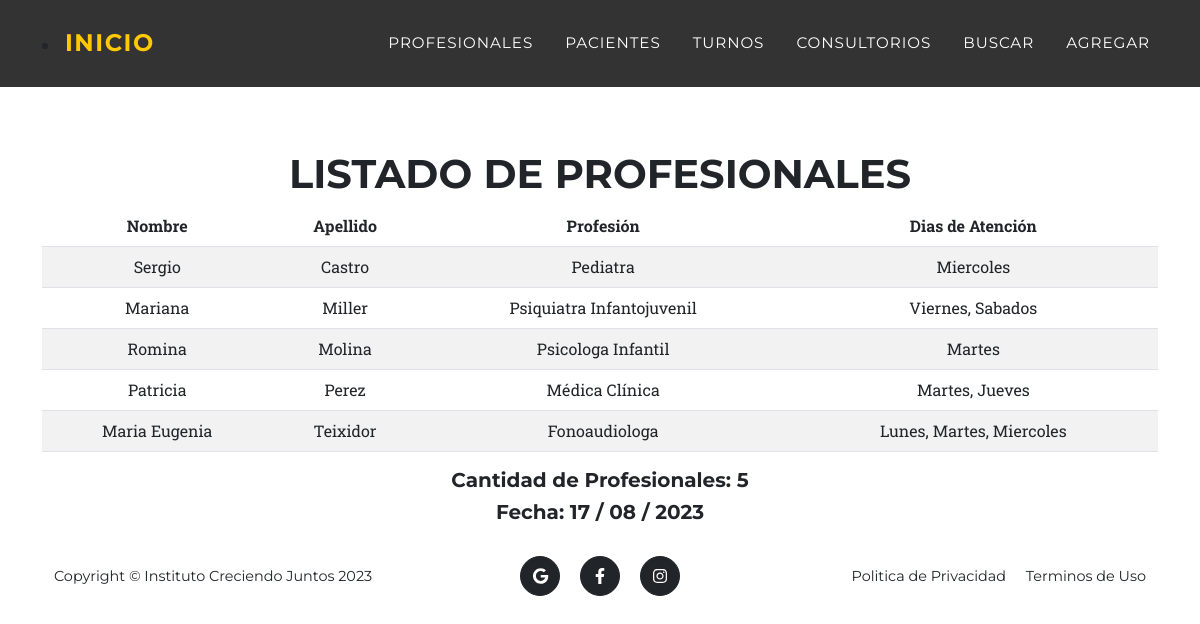
Screenshot of /profesionales/ with the database file from the repository.
### aplicacion/models.py (models this page shows, shortened)
class Profesional(models.Model):
    nombre = models.CharField(max_length=50)
    apellido = models.CharField(max_length=50)
    profesion = models.CharField(max_length=50)
    dias_atencion = models.CharField(max_length=50)
    class Meta:
        verbose_name = "Profesional"
        verbose_name_plural = "Profesionales"
        ordering = ['apellido']

### aplicacion/views.py (the view)
# urls.py: path('profesionales/', profesionales, name="profesionales"),
def profesionales(request):
    contexto = {'profesionales': Profesional.objects.all(), 'titulo': 'listado de profesionales'}
    return render(request, 'aplicacion/profesionales.html', contexto)

### aplicacion/templates/aplicacion/profesionales.html
{% extends 'aplicacion/base.html' %}
{% load static %}
{% block titulo %}
    <h2>Profesionales</h2>
{% endblock titulo %}
{% block contenido %}
<section class="page-section" id="services">
    <div class="container">
        <div class="text-center">
            <h1 class="section-heading text-uppercase">{{ titulo }}</h1>
        <table class="table table-striped table-hover">
            <thead>
                <tr>
                    <th>Nombre</th>
                    <th>Apellido</th>
                    <th>Profesión</th>
                    <th>Dias de Atención</th>
                </tr>
            </thead>
            <tbody>
        {% for pr in profesionales%}
        <tr>
            <td>{{pr.nombre}}</td>
            <td>{{pr.apellido}}</td>
            <td>{{pr.profesion}}</td>
            <td>{{pr.dias_atencion}}</td>
        </tr>
        {% endfor %}
            </tbody>
        </table>
        <div class="text" style="text:">
            <h5>Cantidad de Profesionales: {{ profesionales|length }}</h5>
            <h5>Fecha: {% now "d / m / Y " %}</h5>
        </div>
{% endblock contenido %}

### rows the page displays
Profesional: nombre "Sergio", apellido "Castro", profesion "Pediatra", dias_atencion "Miercoles"
Profesional: nombre "Mariana", apellido "Miller", profesion "Psiquiatra Infantojuvenil", dias_atencion "Viernes, Sabados"
Profesional: nombre "Romina", apellido "Molina", profesion "Psicologa Infantil", dias_atencion "Martes"
Profesional: nombre "Patricia", apellido "Perez", profesion "Médica Clínica", dias_atencion "Martes, Jueves"
Profesional: nombre "Maria Eugenia", apellido "Teixidor", profesion "Fonoaudiologa", dias_atencion "Lunes, Martes, Miercoles"

### other values shown
{{ titulo }} "LISTADO DE PROFESIONALES"
{{ profesionales|length }} "5"
